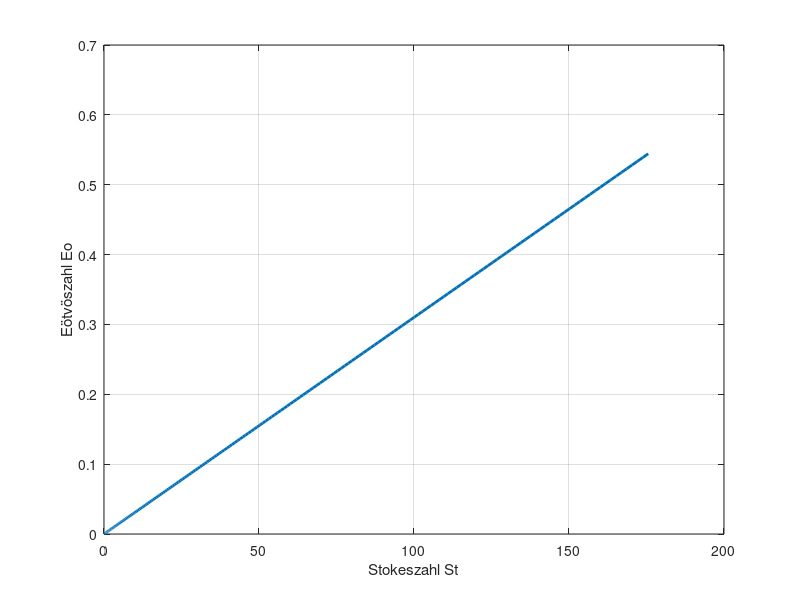

This figure's MATLAB source:
% Konstanten
rho_l = 1000;      % Dichte Flüssigkeit [kg/m^3]
rho_g = 1.2;       % Dichte Gas [kg/m^3]
rho_p = 7900;      % Partikeldichte [kg/m^3]
g = 9.81;          % Erdbeschleunigung [m/s^2]
sigma = 0.072;     % Oberflächenspannung [N/m]
mu = 1e-3;         % dynamische Viskosität [Pa s]
tau_f = 0.01;      % charakteristische Strömungszeit [s]

% Partikeldurchmesser
d = linspace(1e-5, 2e-3, 200);  % [m]

% Eötvöszahl
Eo = (rho_l - rho_g) .* g .* d.^2 ./ sigma;

% Stokeszahl
tau_p = rho_p .* d.^2 ./ (18 * mu);
St = tau_p ./ tau_f;

% Plot
figure
plot(St, Eo, 'LineWidth', 2)
xlabel('Stokeszahl St')
ylabel('Eötvöszahl Eo')
grid on
